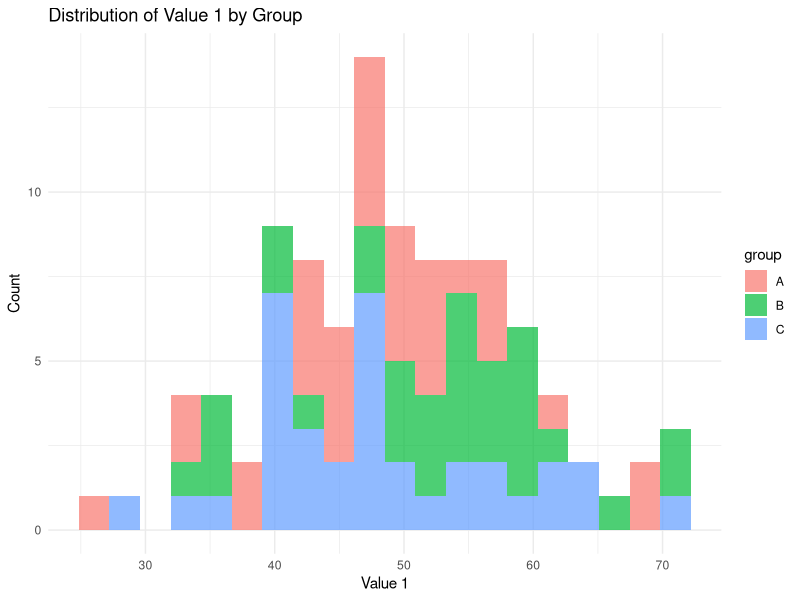
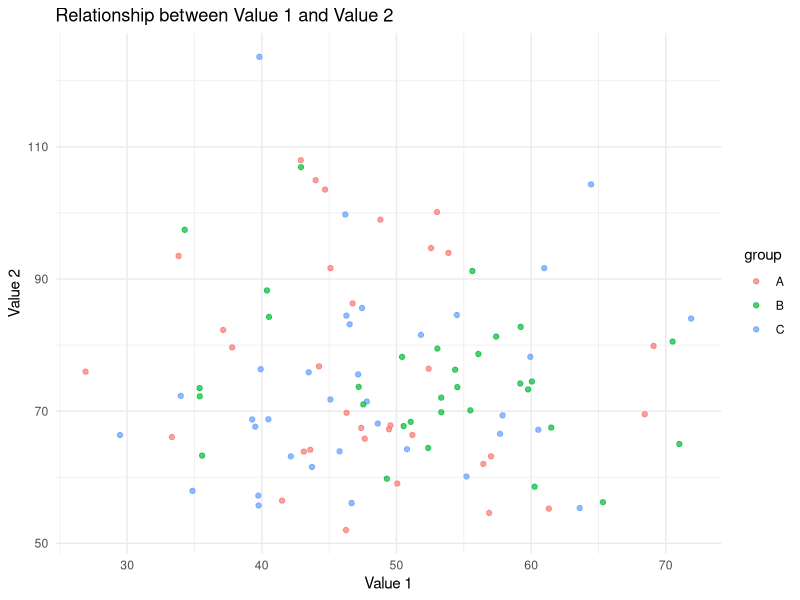

Reproduce these figures in R, in order. (Note: this script raises an error after producing the figures.)
# Analyze the generated data
library(tidyverse)
library(ggplot2)
library(jsonlite)
# Load data
sample_data <- read_csv("r_analysis/input/sample_data.csv")

# Basic analysis
analyze_data <- function(data) {
    # Summary statistics by group
    summary_stats <- data %>%
        group_by(group) %>%
        summarize(
            count = n(),
            mean_value1 = mean(value1),
            sd_value1 = sd(value1),
            mean_value2 = mean(value2),
            sd_value2 = sd(value2)
        )

    # Create a histogram plot
    hist_plot <- ggplot(data, aes(x = value1, fill = group)) +
        geom_histogram(alpha = 0.7, bins = 20) +
        theme_minimal() +
        labs(
            title = "Distribution of Value 1 by Group",
            x = "Value 1",
            y = "Count"
        )

    # Save the plot
    ggsave("r_analysis/output/histogram.png", hist_plot, width = 8, height = 6)

    # Create a scatter plot
    scatter_plot <- ggplot(data, aes(x = value1, y = value2, color = group)) +
        geom_point(alpha = 0.7) +
        theme_minimal() +
        labs(
            title = "Relationship between Value 1 and Value 2",
            x = "Value 1",
            y = "Value 2"
        )

    # Save the plot
    ggsave("r_analysis/output/scatter.png", scatter_plot, width = 8, height = 6)

    # Return results
    return(list(
        summary = summary_stats,
        data = data
    ))
}

export_results <- function(results) {
    # Convert summary statistics to JSON
    summary_json <- toJSON(results$summary, pretty = TRUE)

    # Create a list with all the information we want to export
    export_data <- list(
        metadata = list(
            title = "Sample Data Analysis Report",
            date = Sys.Date(),
            author = "R Analysis Pipeline"
        ),
        summary_statistics = results$summary,
        plots = list(
            histogram = "histogram.png",
            scatter = "scatter.png"
        ),
        raw_data = head(results$data, 20) # Just include first 20 rows for demo
    )

    # Convert to JSON
    export_json <- toJSON(export_data, pretty = TRUE, auto_unbox = TRUE)

    # Save to file
    write(export_json, "r_analysis/output/analysis_results.json")

    # Copy plot files to Flutter assets
    file.copy("r_analysis/histogram.png", "r_analysis/output/histogram.png", overwrite = TRUE)
    file.copy("r_analysis/scatter.png", "r_analysis/output/scatter.png", overwrite = TRUE)

    return(export_json)
}

# Run 
analysis_results <- analyze_data(sample_data)
export_results(analysis_results)
print("Results exported successfully")
